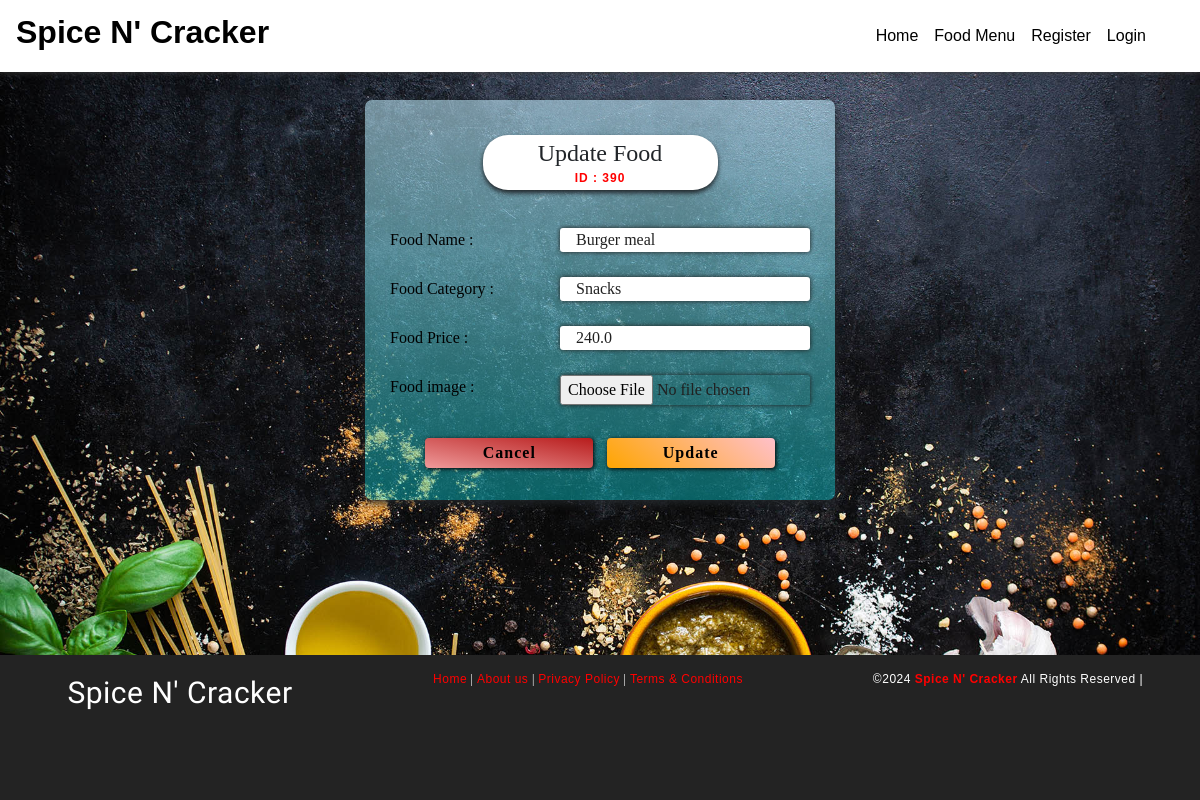
The page /getfood/39 on the database its author committed.
### foodapp/models.py (models this page shows)
class Food(models.Model):
	FoodId    = models.AutoField(primary_key=True)
	FoodName  = models.CharField(max_length=30)
	FoodCat   = models.CharField(max_length=30)
	FoodPrice = models.FloatField(max_length=15)
	FoodImage = models.ImageField(upload_to='media',default='')
	class Meta:
		db_table = "FP_Food"

### foodapp/views.py (the view)
# urls.py: path("getfood/<int:FoodId>", views.getfood),
def getfood(request, FoodId):
    foods = Food.objects.get(FoodId=FoodId)
    return render(request, "updatefood.html", {"f": foods})

### Templates/foodapp/updatefood.html (shortened to what this page needs)
<!DOCTYPE html>
<html lang="en" dir="ltr">
  <head>
	{% load static %}
    <link rel="stylesheet" type="text/css" href="{% static 'css/imperial_style.css' %}" />
    <link rel="stylesheet" type="text/css" href="{% static 'css/master.css' %}" />
    <link rel="stylesheet" href="https://use.fontawesome.com/releases/v5.7.2/css/all.css">
    <link rel="stylesheet" href="https://use.fontawesome.com/releases/v5.3.1/css/all.css">
<link rel="stylesheet" href="https://stackpath.bootstrapcdn.com/bootstrap/4.4.1/css/bootstrap.min.css">
  </head>
    <nav class="navbar navbar-expand-lg navbar-light" style="position: fixed;width:100%;background-image: linear-gradient(180deg,#FFF,#FFF);box-shadow: 0px 0px 7px 0px #404040;">
      <a class="navbar-brand" href="/"><h2 style="color:black;font-family:sans-serif;font-weight:bolder;"><b>Spice N' Cracker</b></h2></a>
      <div class="collapse navbar-collapse" id="navbarSupportedContent">
        <ul class="navbar-nav" style="margin-left:auto!important;margin-right:30px;">
          <li class="nav-item active">
            <a class="nav-link" id="nav-link" href="home">Home <span class="sr-only">(current)</span></a>
          </li>
          <li class="nav-item active">
            <a class="nav-link" id="nav-link" href=" /allfood">Food Menu <span class="sr-only">(current)</span></a>
          </li>
          {% if request.session.CustId is None and request.session.AdminId is None %}
          <li class="nav-item active">
            <a class="nav-link" id="nav-link" href=" /addcustomer">Register <span class="sr-only">(current)</span></a>
          </li>
          {% endif %}
          {% if request.session.CustId is None and request.session.AdminId is None %}
          <li class="nav-item active">
            <a class="nav-link" id="nav-link" href=" /login">Login <span class="sr-only">(current)</span></a>
          </li>
          {% endif %}
        </ul>
      </div>
    </nav>
      <main>
        <center><div class="middle-admin-reg">
          <center ><legend style="margin-top:25px;box-shadow:0px 3px 5px;width:50%;background:white;border-radius:25px;font-family: 'Courgette', cursive;">Update Food<h5 style="font-size:50%;color:RED;padding-bottom:5px;letter-spacing:1px;"><b>ID : {{f.FoodId}}0</b></h5></legend></center>
          <div class="form-container">
            <form class="myform-container" enctype="multipart/form-data" action="/editfood/{{f.FoodId}}" method="post">{% csrf_token %}
            <span class="entry-box">Food Name : <input type="text" name="FoodName" value="{{f.FoodName}}"></span>
            <span class="entry-box">Food Category : <input type="text" name="FoodCat" value="{{f.FoodCat}}" required></span>
            <span class="entry-box">Food Price : <input type="tel" name="FoodPrice" maxlength="6"  value="{{f.FoodPrice}}" required></span>
            <span class="entry-box">Food image : <input type="file" class="valid" name="FoodImage" style="padding-left:0px" required/></span>
            <center><br/><button type="reset"class="butn" style="margin-top:10px;background-image: linear-gradient(190deg, rgba(183,28,28 ,1), rgba(239,154,154 ,1));" name="button">Cancel</button>
            &nbsp;&nbsp;<button type="submit"class="butn" style="margin-top:10px;"  name="button">Update</button>
              </center>
            </form>
          </div>
        </div></center>
      </main>
    <footer>
      <div class="foot-con">
        <div class="fo-cont-1">
          Spice N' Cracker
        </div>
        <div class="fo-cont-2">
          <a class="ext-link" href="#">Home</a> |
            <a class="ext-link" href="#">About us</a> |
              <a class="ext-link" href="#">Privacy Policy</a> |
                <a class="ext-link" href="#">Terms & Conditions</a>
        </div>
      ©<script type='text/javascript'>var creditsyear = new Date();document.write(creditsyear.getFullYear());</script> <a class="ext-link" href="/"><b>Spice N' Cracker</b></a> All Rights Reserved |
    </footer>
  </body>
</html>

### foodapp/static/css/imperial_style.css (style rules this page uses)
* { margin: 0; padding: 0; font-family: sans-serif; box-sizing: border-box; text-decoration: none; }
a { color: red; }
#nav-link { font-family: sans-serif; font-weight: 400; color:black; }
footer { margin-top: 10px; padding-top: 15px; padding-bottom: 30px; background-color: #232323; color: white; font-family: sans-serif; font-size:12px; font-weight: normal; letter-spacing: 0.5px; text-align: center; flex-shrink: 0; }
.foot-con { width: 100%; height: 100px; overflow: hidden; }
.fo-cont-1 { width:30%; float: left; text-align: center; font-size: 30px; font-weight: normal; color: ; font-family: 'Bevan', cursive; overflow: hidden; }
.fo-cont-2 { width:38%; float: left; font-size: 12px; text-align: center; font-weight: normal; color: ; font-family: 'Ultra', serif; overflow: hidden; }

### foodapp/static/css/master.css (style rules this page uses)
* { margin: 0; padding: 0; font-family: sans-serif; box-sizing: border-box; text-decoration: none; }
.middle-admin-reg { margin-top: 50px; margin-bottom: 50px; border-radius: 7px; background-image: linear-gradient(180deg, #c0ecfd91, #07f8ff5c); width: 470px; height: 400px; overflow: hidden; position: ; box-shadow:0px 3px 10px; padding-top: 10px; }
.form-container { padding-top: 10px; padding-bottom: 10px; align-items: center; padding-left: 25px; padding-right: 25px; border-radius: 5px; }
.entry-box { color: black; display: block; padding: 5px 0 5px 0; margin-top: 15px; font-family: sans-serif; font-family: 'Sriracha', cursive; text-align: left; }
.entry-box input { float: right; width: 250px; outline: none; color: rgba(33,33,33 ,1); border: none; border-radius: 3px; box-shadow: 0.1px 0.1px 5px; padding: 0 16px 0 16px; }
.butn { margin-top: 25px; border: none;outline: none; font-family: sans-serif; font-weight: bold; width: 40%; font-size: 100%; height: 30px; background-image: linear-gradient(40deg,orange, pink);; padding-left: 10px; padding-right: 10px; border-radius: 4px; box-shadow: 1px 1px 4px; letter-spacing: 1px; font-family: 'Sriracha', cursive; }
main { margin-top: 50px; flex: 1 0 auto; }
footer { margin-top: 10px; padding-top: 15px; padding-bottom: 30px; background-color: #232323; color: white; font-family: sans-serif; font-size:12px; font-weight: normal; letter-spacing: 0.5px; text-align: center; flex-shrink: 0; }
.ext-link { color: red; }
.foot-con { width: 100%; height: 100px; overflow: hidden; }
.fo-cont-1 { width:30%; float: left; text-align: center; font-size: 30px; font-weight: normal; color: ; font-family: 'Bevan', cursive; overflow: hidden; }
.fo-cont-2 { width:38%; float: left; font-size: 12px; text-align: center; font-weight: normal; color: ; font-family: 'Ultra', serif; overflow: hidden; }

### rows shown on the page
Food: FoodId "39", FoodName "Burger meal", FoodCat "Snacks", FoodPrice "240.0"
